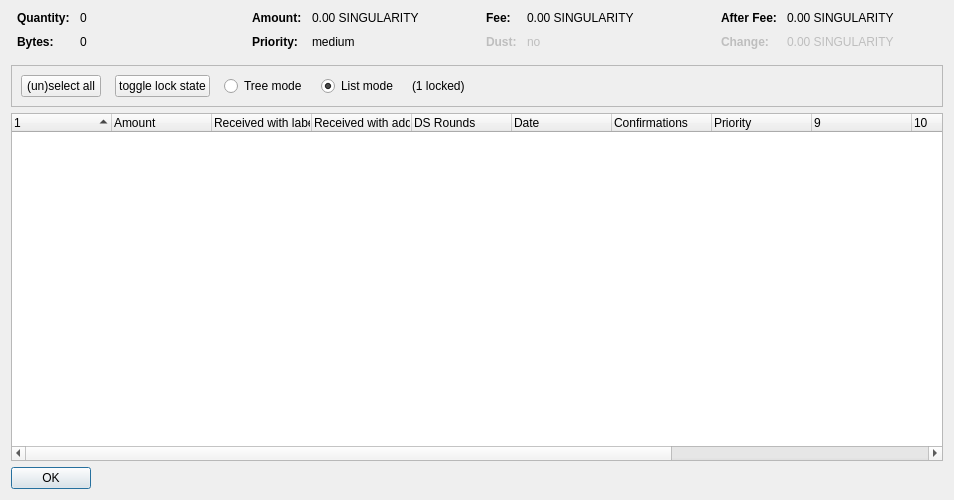
<?xml version="1.0" encoding="UTF-8"?>
<ui version="4.0">
 <class>CoinControlDialog</class>
 <widget class="QDialog" name="CoinControlDialog">
  <property name="geometry">
   <rect>
    <x>0</x>
    <y>0</y>
    <width>954</width>
    <height>500</height>
   </rect>
  </property>
  <property name="windowTitle">
   <string>Coin Selection</string>
  </property>
  <layout class="QVBoxLayout" name="verticalLayout">
   <item>
    <layout class="QHBoxLayout" name="horizontalLayoutTop" stretch="0,0,0,0">
     <property name="topMargin">
      <number>0</number>
     </property>
     <property name="bottomMargin">
      <number>10</number>
     </property>
     <item>
      <layout class="QFormLayout" name="formLayoutCoinControl1">
       <property name="horizontalSpacing">
        <number>10</number>
       </property>
       <property name="verticalSpacing">
        <number>10</number>
       </property>
       <property name="leftMargin">
        <number>6</number>
       </property>
       <property name="rightMargin">
        <number>6</number>
       </property>
       <item row="0" column="0">
        <widget class="QLabel" name="labelCoinControlQuantityText">
         <property name="font">
          <font>
           <weight>75</weight>
           <bold>true</bold>
          </font>
         </property>
         <property name="text">
          <string>Quantity:</string>
         </property>
        </widget>
       </item>
       <item row="0" column="1">
        <widget class="QLabel" name="labelCoinControlQuantity">
         <property name="cursor">
          <cursorShape>IBeamCursor</cursorShape>
         </property>
         <property name="contextMenuPolicy">
          <enum>Qt::ActionsContextMenu</enum>
         </property>
         <property name="text">
          <string notr="true">0</string>
         </property>
         <property name="textInteractionFlags">
          <set>Qt::LinksAccessibleByMouse|Qt::TextSelectableByKeyboard|Qt::TextSelectableByMouse</set>
         </property>
        </widget>
       </item>
       <item row="1" column="0">
        <widget class="QLabel" name="labelCoinControlBytesText">
         <property name="font">
          <font>
           <weight>75</weight>
           <bold>true</bold>
          </font>
         </property>
         <property name="text">
          <string>Bytes:</string>
         </property>
        </widget>
       </item>
       <item row="1" column="1">
        <widget class="QLabel" name="labelCoinControlBytes">
         <property name="cursor">
          <cursorShape>IBeamCursor</cursorShape>
         </property>
         <property name="contextMenuPolicy">
          <enum>Qt::ActionsContextMenu</enum>
         </property>
         <property name="text">
          <string notr="true">0</string>
         </property>
         <property name="textInteractionFlags">
          <set>Qt::LinksAccessibleByMouse|Qt::TextSelectableByKeyboard|Qt::TextSelectableByMouse</set>
         </property>
        </widget>
       </item>
      </layout>
     </item>
     <item>
      <layout class="QFormLayout" name="formLayoutCoinControl2">
       <property name="horizontalSpacing">
        <number>10</number>
       </property>
       <property name="verticalSpacing">
        <number>10</number>
       </property>
       <property name="leftMargin">
        <number>6</number>
       </property>
       <property name="rightMargin">
        <number>6</number>
       </property>
       <item row="0" column="0">
        <widget class="QLabel" name="labelCoinControlAmountText">
         <property name="font">
          <font>
           <weight>75</weight>
           <bold>true</bold>
          </font>
         </property>
         <property name="text">
          <string>Amount:</string>
         </property>
        </widget>
       </item>
       <item row="0" column="1">
        <widget class="QLabel" name="labelCoinControlAmount">
         <property name="cursor">
          <cursorShape>IBeamCursor</cursorShape>
         </property>
         <property name="contextMenuPolicy">
          <enum>Qt::ActionsContextMenu</enum>
         </property>
         <property name="text">
          <string notr="true">0.00 SINGULARITY</string>
         </property>
         <property name="textInteractionFlags">
          <set>Qt::LinksAccessibleByMouse|Qt::TextSelectableByKeyboard|Qt::TextSelectableByMouse</set>
         </property>
        </widget>
       </item>
       <item row="1" column="0">
        <widget class="QLabel" name="labelCoinControlPriorityText">
         <property name="font">
          <font>
           <weight>75</weight>
           <bold>true</bold>
          </font>
         </property>
         <property name="text">
          <string>Priority:</string>
         </property>
        </widget>
       </item>
       <item row="1" column="1">
        <widget class="QLabel" name="labelCoinControlPriority">
         <property name="cursor">
          <cursorShape>IBeamCursor</cursorShape>
         </property>
         <property name="contextMenuPolicy">
          <enum>Qt::ActionsContextMenu</enum>
         </property>
         <property name="text">
          <string>medium</string>
         </property>
         <property name="textInteractionFlags">
          <set>Qt::LinksAccessibleByMouse|Qt::TextSelectableByKeyboard|Qt::TextSelectableByMouse</set>
         </property>
        </widget>
       </item>
      </layout>
     </item>
     <item>
      <layout class="QFormLayout" name="formLayoutCoinControl3">
       <property name="horizontalSpacing">
        <number>10</number>
       </property>
       <property name="verticalSpacing">
        <number>10</number>
       </property>
       <property name="leftMargin">
        <number>6</number>
       </property>
       <property name="rightMargin">
        <number>6</number>
       </property>
       <item row="0" column="0">
        <widget class="QLabel" name="labelCoinControlFeeText">
         <property name="font">
          <font>
           <weight>75</weight>
           <bold>true</bold>
          </font>
         </property>
         <property name="text">
          <string>Fee:</string>
         </property>
        </widget>
       </item>
       <item row="0" column="1">
        <widget class="QLabel" name="labelCoinControlFee">
         <property name="cursor">
          <cursorShape>IBeamCursor</cursorShape>
         </property>
         <property name="contextMenuPolicy">
          <enum>Qt::ActionsContextMenu</enum>
         </property>
         <property name="text">
          <string notr="true">0.00 SINGULARITY</string>
         </property>
         <property name="textInteractionFlags">
          <set>Qt::LinksAccessibleByMouse|Qt::TextSelectableByKeyboard|Qt::TextSelectableByMouse</set>
         </property>
        </widget>
       </item>
       <item row="1" column="0">
        <widget class="QLabel" name="labelCoinControlLowOutputText">
         <property name="enabled">
          <bool>false</bool>
         </property>
         <property name="font">
          <font>
           <weight>75</weight>
           <bold>true</bold>
          </font>
         </property>
         <property name="text">
          <string>Dust:</string>
         </property>
        </widget>
       </item>
       <item row="1" column="1">
        <widget class="QLabel" name="labelCoinControlLowOutput">
         <property name="enabled">
          <bool>false</bool>
         </property>
         <property name="cursor">
          <cursorShape>IBeamCursor</cursorShape>
         </property>
         <property name="contextMenuPolicy">
          <enum>Qt::ActionsContextMenu</enum>
         </property>
         <property name="text">
          <string>no</string>
         </property>
         <property name="textInteractionFlags">
          <set>Qt::LinksAccessibleByMouse|Qt::TextSelectableByKeyboard|Qt::TextSelectableByMouse</set>
         </property>
        </widget>
       </item>
      </layout>
     </item>
     <item>
      <layout class="QFormLayout" name="formLayoutCoinControl4">
       <property name="horizontalSpacing">
        <number>10</number>
       </property>
       <property name="verticalSpacing">
        <number>10</number>
       </property>
       <property name="leftMargin">
        <number>6</number>
       </property>
       <property name="rightMargin">
        <number>6</number>
       </property>
       <item row="0" column="0">
        <widget class="QLabel" name="labelCoinControlAfterFeeText">
         <property name="font">
          <font>
           <weight>75</weight>
           <bold>true</bold>
          </font>
         </property>
         <property name="text">
          <string>After Fee:</string>
         </property>
        </widget>
       </item>
       <item row="0" column="1">
        <widget class="QLabel" name="labelCoinControlAfterFee">
         <property name="cursor">
          <cursorShape>IBeamCursor</cursorShape>
         </property>
         <property name="contextMenuPolicy">
          <enum>Qt::ActionsContextMenu</enum>
         </property>
         <property name="text">
          <string notr="true">0.00 SINGULARITY</string>
         </property>
         <property name="textInteractionFlags">
          <set>Qt::LinksAccessibleByMouse|Qt::TextSelectableByKeyboard|Qt::TextSelectableByMouse</set>
         </property>
        </widget>
       </item>
       <item row="1" column="0">
        <widget class="QLabel" name="labelCoinControlChangeText">
         <property name="enabled">
          <bool>false</bool>
         </property>
         <property name="font">
          <font>
           <weight>75</weight>
           <bold>true</bold>
          </font>
         </property>
         <property name="text">
          <string>Change:</string>
         </property>
        </widget>
       </item>
       <item row="1" column="1">
        <widget class="QLabel" name="labelCoinControlChange">
         <property name="enabled">
          <bool>false</bool>
         </property>
         <property name="cursor">
          <cursorShape>IBeamCursor</cursorShape>
         </property>
         <property name="contextMenuPolicy">
          <enum>Qt::ActionsContextMenu</enum>
         </property>
         <property name="text">
          <string notr="true">0.00 SINGULARITY</string>
         </property>
         <property name="textInteractionFlags">
          <set>Qt::LinksAccessibleByMouse|Qt::TextSelectableByKeyboard|Qt::TextSelectableByMouse</set>
         </property>
        </widget>
       </item>
      </layout>
     </item>
    </layout>
   </item>
   <item>
    <widget class="QFrame" name="frame">
     <property name="minimumSize">
      <size>
       <width>0</width>
       <height>40</height>
      </size>
     </property>
     <property name="frameShape">
      <enum>QFrame::StyledPanel</enum>
     </property>
     <property name="frameShadow">
      <enum>QFrame::Sunken</enum>
     </property>
     <layout class="QHBoxLayout" name="horizontalLayout">
      <item>
       <layout class="QHBoxLayout" name="horizontalLayoutPanel" stretch="0,0,0,0,0,0">
        <property name="spacing">
         <number>14</number>
        </property>
        <item>
         <widget class="QPushButton" name="pushButtonSelectAll">
          <property name="sizePolicy">
           <sizepolicy hsizetype="Maximum" vsizetype="Fixed">
            <horstretch>0</horstretch>
            <verstretch>0</verstretch>
           </sizepolicy>
          </property>
          <property name="text">
           <string>(un)select all</string>
          </property>
          <property name="autoDefault">
           <bool>false</bool>
          </property>
         </widget>
        </item>
        <item>
         <widget class="QPushButton" name="pushButtonToggleLock">
          <property name="sizePolicy">
           <sizepolicy hsizetype="Maximum" vsizetype="Fixed">
            <horstretch>0</horstretch>
            <verstretch>0</verstretch>
           </sizepolicy>
          </property>
          <property name="text">
           <string>toggle lock state</string>
          </property>
          <property name="autoDefault">
           <bool>false</bool>
          </property>
         </widget>
        </item>
        <item>
         <widget class="QRadioButton" name="radioTreeMode">
          <property name="sizePolicy">
           <sizepolicy hsizetype="Maximum" vsizetype="Fixed">
            <horstretch>0</horstretch>
            <verstretch>0</verstretch>
           </sizepolicy>
          </property>
          <property name="text">
           <string>Tree mode</string>
          </property>
         </widget>
        </item>
        <item>
         <widget class="QRadioButton" name="radioListMode">
          <property name="sizePolicy">
           <sizepolicy hsizetype="Maximum" vsizetype="Fixed">
            <horstretch>0</horstretch>
            <verstretch>0</verstretch>
           </sizepolicy>
          </property>
          <property name="text">
           <string>List mode</string>
          </property>
          <property name="checked">
           <bool>true</bool>
          </property>
         </widget>
        </item>
        <item>
         <widget class="QLabel" name="labelLocked">
          <property name="text">
           <string>(1 locked)</string>
          </property>
         </widget>
        </item>
        <item>
         <spacer name="horizontalSpacer">
          <property name="orientation">
           <enum>Qt::Horizontal</enum>
          </property>
          <property name="sizeHint" stdset="0">
           <size>
            <width>40</width>
            <height>20</height>
           </size>
          </property>
         </spacer>
        </item>
       </layout>
      </item>
     </layout>
    </widget>
   </item>
   <item>
    <widget class="CoinControlTreeWidget" name="treeWidget">
     <property name="contextMenuPolicy">
      <enum>Qt::CustomContextMenu</enum>
     </property>
     <property name="sortingEnabled">
      <bool>false</bool>
     </property>
     <property name="columnCount">
      <number>13</number>
     </property>
     <attribute name="headerShowSortIndicator" stdset="0">
      <bool>true</bool>
     </attribute>
     <attribute name="headerStretchLastSection">
      <bool>false</bool>
     </attribute>
     <column>
      <property name="text">
       <string/>
      </property>
     </column>
     <column>
      <property name="text">
       <string>Amount</string>
      </property>
     </column>
     <column>
      <property name="text">
       <string>Received with label</string>
      </property>
     </column>
     <column>
      <property name="text">
       <string>Received with address</string>
      </property>
     </column>
     <column>
      <property name="text">
       <string>DS Rounds</string>
      </property>
     </column>
     <column>
      <property name="text">
       <string>Date</string>
      </property>
     </column>
     <column>
      <property name="text">
       <string>Confirmations</string>
      </property>
      <property name="toolTip">
       <string>Confirmed</string>
      </property>
     </column>
     <column>
      <property name="text">
       <string>Priority</string>
      </property>
     </column>
     <column>
      <property name="text">
       <string/>
      </property>
     </column>
     <column>
      <property name="text">
       <string/>
      </property>
     </column>
     <column>
      <property name="text">
       <string/>
      </property>
     </column>
     <column>
      <property name="text">
       <string/>
      </property>
     </column>
     <column>
      <property name="text">
       <string/>
      </property>
     </column>
    </widget>
   </item>
   <item>
    <widget class="QDialogButtonBox" name="buttonBox">
     <property name="sizePolicy">
      <sizepolicy hsizetype="Maximum" vsizetype="Fixed">
       <horstretch>0</horstretch>
       <verstretch>0</verstretch>
      </sizepolicy>
     </property>
     <property name="orientation">
      <enum>Qt::Horizontal</enum>
     </property>
     <property name="standardButtons">
      <set>QDialogButtonBox::Ok</set>
     </property>
    </widget>
   </item>
  </layout>
 </widget>
 <customwidgets>
  <customwidget>
   <class>CoinControlTreeWidget</class>
   <extends>QTreeWidget</extends>
   <header>coincontroltreewidget.h</header>
  </customwidget>
 </customwidgets>
 <resources/>
 <connections/>
</ui>
